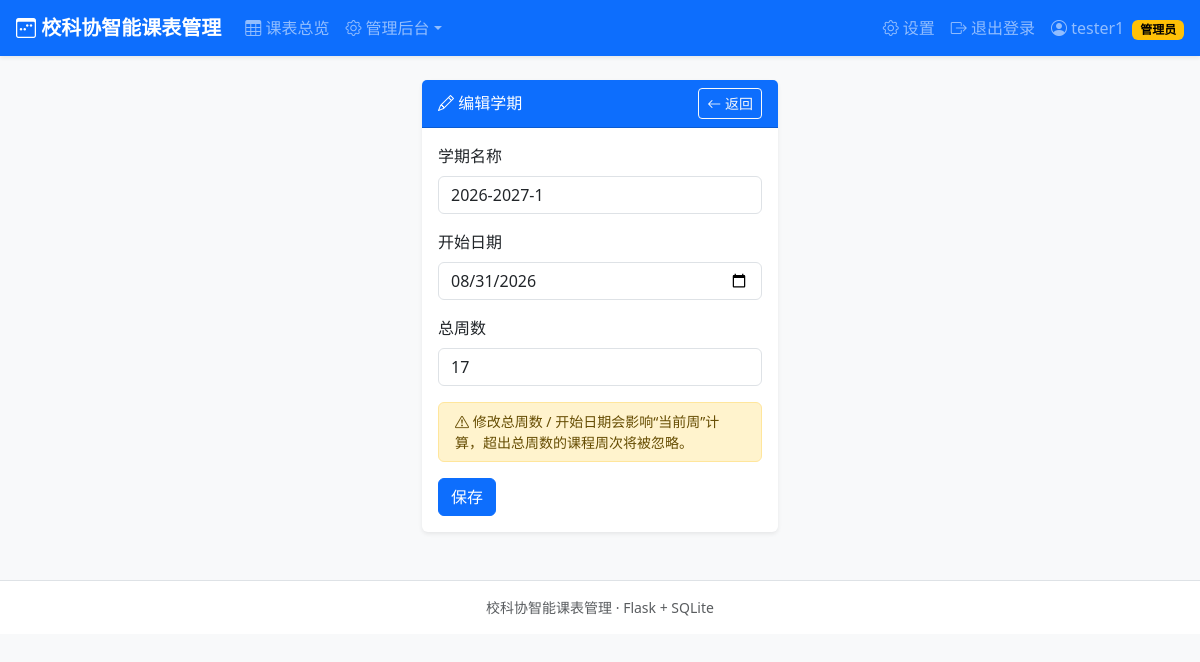
/admin/semesters/1/edit (signed in), run on the app's committed database.
### tables this page shows
CREATE TABLE users (
        id            INTEGER PRIMARY KEY AUTOINCREMENT,
        student_id    TEXT NOT NULL UNIQUE,
        password_hash TEXT NOT NULL,
        name          TEXT NOT NULL,
        identity      TEXT NOT NULL,               -- 主席/部长/干事
        department    TEXT,                        -- 主席可以为空
        cohort        INTEGER NOT NULL,            -- 届数，如 2026
        role          TEXT NOT NULL DEFAULT 'member',  -- admin/member
        created_at    TEXT NOT NULL
    , major TEXT NOT NULL DEFAULT '', gender TEXT NOT NULL DEFAULT '男', phone TEXT NOT NULL DEFAULT '');

CREATE TABLE semesters (
        id          INTEGER PRIMARY KEY AUTOINCREMENT,
        name        TEXT NOT NULL UNIQUE,          -- 如 2026-2027-1
        start_date  TEXT NOT NULL,                 -- YYYY-MM-DD(周一)
        total_weeks INTEGER NOT NULL,
        is_active   INTEGER NOT NULL DEFAULT 0,
        created_at  TEXT NOT NULL
    );

### app.py (the view, shortened to what this page needs)
@app.route("/admin/semesters/<int:sid>/edit", methods=["GET", "POST"])
@admin_required
def admin_semester_edit(sid):
    semester = query_one("SELECT * FROM semesters WHERE id = ?", (sid,))
    if semester is None:
        abort(404)
    return render_template("admin/semester_edit.html", semester=semester)

### app.py (called while the page is built)
def get_db():
    if "db" not in g:
        conn = sqlite3.connect(DB_PATH)
        conn.row_factory = sqlite3.Row
        conn.execute("PRAGMA foreign_keys = ON")
        g.db = conn
    return g.db

def query_one(sql, args=()):
    return get_db().execute(sql, args).fetchone()

def login_required(view):
    @wraps(view)
    def wrapped(*args, **kwargs):
        if session.get("user_id") is None:
            flash("请先登录", "warning")
            return redirect(url_for("login", next=request.full_path if request.query_string else url_for("index")))
        return view(*args, **kwargs)
    return wrapped

def admin_required(view):
    @wraps(view)
    @login_required
    def wrapped(*args, **kwargs):
        user = get_current_user()
        if user is None or user["role"] != "admin":
            flash("需要管理员权限", "danger")
            return redirect(url_for("index"))
        return view(*args, **kwargs)
    return wrapped

def get_current_user():
    uid = session.get("user_id")
    if uid is None:
        return None
    return query_one("SELECT * FROM users WHERE id = ?", (uid,))

### templates/admin/semester_edit.html (shortened to what this page needs)
{% extends "base.html" %}
{% block content %}
<div class="row justify-content-center">
  <div class="col-lg-4 col-md-6">
    <div class="card shadow-sm">
      <div class="card-header bg-primary text-white d-flex justify-content-between align-items-center">
        <h6 class="mb-0"><i class="bi bi-pencil"></i> 编辑学期</h6>
        <a class="btn btn-sm btn-outline-light" href="{{ url_for('admin_semesters') }}"><i class="bi bi-arrow-left"></i> 返回</a>
      </div>
      <div class="card-body">
        <form method="post">
          <div class="mb-3">
            <label class="form-label">学期名称</label>
            <input class="form-control" name="name" value="{{ semester.name }}" required>
          </div>
          <div class="mb-3">
            <label class="form-label">开始日期</label>
            <input class="form-control" type="date" name="start_date" value="{{ semester.start_date }}" required>
          </div>
          <div class="mb-3">
            <label class="form-label">总周数</label>
            <input class="form-control" type="number" name="total_weeks" value="{{ semester.total_weeks }}" min="1" max="30" required>
          </div>
          <div class="alert alert-warning small py-2 mb-3">
            <i class="bi bi-exclamation-triangle"></i>
            修改总周数 / 开始日期会影响“当前周”计算，超出总周数的课程周次将被忽略。
          </div>
          <button class="btn btn-primary" type="submit">保存</button>
        </form>
      </div>
    </div>
  </div>
</div>
{% endblock %}

### templates/base.html (shortened to what this page needs)
<!DOCTYPE html>
<html lang="zh-CN">
<head>
  <link href="https://cdn.jsdelivr.net/npm/bootstrap@5.3.3/dist/css/bootstrap.min.css" rel="stylesheet">
  <link href="https://cdn.jsdelivr.net/npm/bootstrap-icons@1.11.3/font/bootstrap-icons.min.css" rel="stylesheet">
  <link href="{{ url_for('static', filename='style.css') }}" rel="stylesheet">
</head>
<body class="bg-light">
{% if session.get('user_id') %}
<nav class="navbar navbar-expand-lg navbar-dark bg-primary shadow-sm sticky-top">
  <div class="container-fluid px-3">
    <a class="navbar-brand fw-bold" href="{{ url_for('schedule') }}">
      <i class="bi bi-calendar3-week"></i> 校科协智能课表管理
    </a>
    <div class="collapse navbar-collapse" id="navMain">
      <ul class="navbar-nav me-auto">
        <li class="nav-item"><a class="nav-link" href="{{ url_for('schedule') }}"><i class="bi bi-table"></i> 课表总览</a></li>
        {% if session.get('role') == 'admin' %}
        <li class="nav-item dropdown">
          <a class="nav-link dropdown-toggle" href="#" role="button" data-bs-toggle="dropdown"><i class="bi bi-gear"></i> 管理后台</a>
        </li>
        {% endif %}
      </ul>
      <ul class="navbar-nav">
        <li class="nav-item"><a class="nav-link" href="{{ url_for('settings') }}"><i class="bi bi-gear"></i> 设置</a></li>
        <li class="nav-item">
          <a class="nav-link" href="{{ url_for('logout') }}"><i class="bi bi-box-arrow-right"></i> 退出登录</a>
        </li>
      </ul>
      <span class="navbar-text ms-2">
        <i class="bi bi-person-circle"></i> {{ session.get('name') }}
        {% if session.get('role') == 'admin' %}<span class="badge text-bg-warning ms-1">管理员</span>{% endif %}
      </span>
    </div>
  </div>
</nav>
{% endif %}
<main class="container py-4">
  {% block content %}{% endblock %}
</main>
<footer class="text-center text-muted small py-3 border-top bg-white mt-4">
  校科协智能课表管理 · Flask + SQLite
</footer>
</body>
</html>

### static/style.css (style rules this page uses)
body { background: #f4f6f9; }
.card { border: 0; }
.badge { vertical-align: middle; }

### data on the page
users: get "tester1"
semesters: name "2026-2027-1", start_date "08/31/2026", total_weeks "17"
